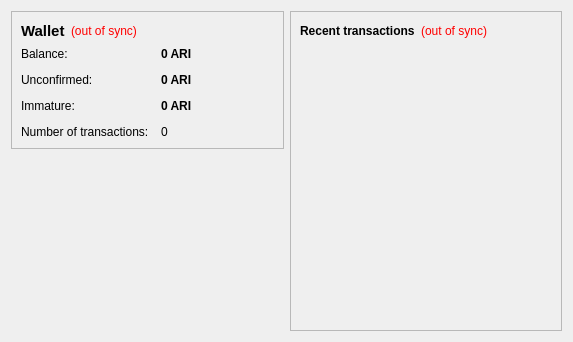
<?xml version="1.0" encoding="UTF-8"?>
<ui version="4.0">
 <class>OverviewPage</class>
 <widget class="QWidget" name="OverviewPage">
  <property name="geometry">
   <rect>
    <x>0</x>
    <y>0</y>
    <width>573</width>
    <height>342</height>
   </rect>
  </property>
  <property name="windowTitle">
   <string>Form</string>
  </property>
  <layout class="QHBoxLayout" name="horizontalLayout" stretch="1,1">
   <item>
    <layout class="QVBoxLayout" name="verticalLayout_2">
     <item>
      <widget class="QFrame" name="frame">
       <property name="frameShape">
        <enum>QFrame::StyledPanel</enum>
       </property>
       <property name="frameShadow">
        <enum>QFrame::Raised</enum>
       </property>
       <layout class="QVBoxLayout" name="verticalLayout_4">
        <item>
         <layout class="QHBoxLayout" name="horizontalLayout_4">
          <item>
           <widget class="QLabel" name="label_5">
            <property name="font">
             <font>
              <pointsize>11</pointsize>
              <weight>75</weight>
              <bold>true</bold>
             </font>
            </property>
            <property name="text">
             <string>Wallet</string>
            </property>
           </widget>
          </item>
          <item>
           <widget class="QLabel" name="labelWalletStatus">
            <property name="toolTip">
             <string>The displayed information may be out of date. Your wallet automatically synchronizes with the Aricoin network after a connection is established, but this process has not completed yet.</string>
            </property>
            <property name="styleSheet">
             <string notr="true">QLabel { color: red; }</string>
            </property>
            <property name="text">
             <string notr="true">(out of sync)</string>
            </property>
            <property name="alignment">
             <set>Qt::AlignLeading|Qt::AlignLeft|Qt::AlignVCenter</set>
            </property>
           </widget>
          </item>
          <item>
           <spacer name="horizontalSpacer_2">
            <property name="orientation">
             <enum>Qt::Horizontal</enum>
            </property>
            <property name="sizeHint" stdset="0">
             <size>
              <width>40</width>
              <height>20</height>
             </size>
            </property>
           </spacer>
          </item>
         </layout>
        </item>
        <item>
         <layout class="QFormLayout" name="formLayout_2">
          <property name="fieldGrowthPolicy">
           <enum>QFormLayout::AllNonFixedFieldsGrow</enum>
          </property>
          <property name="horizontalSpacing">
           <number>12</number>
          </property>
          <property name="verticalSpacing">
           <number>12</number>
          </property>
          <item row="0" column="0">
           <widget class="QLabel" name="label">
            <property name="text">
             <string>Balance:</string>
            </property>
           </widget>
          </item>
          <item row="0" column="1">
           <widget class="QLabel" name="labelBalance">
            <property name="font">
             <font>
              <weight>75</weight>
              <bold>true</bold>
             </font>
            </property>
            <property name="cursor">
             <cursorShape>IBeamCursor</cursorShape>
            </property>
            <property name="toolTip">
             <string>Your current balance</string>
            </property>
            <property name="text">
             <string notr="true">0 ARI</string>
            </property>
            <property name="textInteractionFlags">
             <set>Qt::LinksAccessibleByMouse|Qt::TextSelectableByKeyboard|Qt::TextSelectableByMouse</set>
            </property>
           </widget>
          </item>
          <item row="1" column="0">
           <widget class="QLabel" name="label_3">
            <property name="text">
             <string>Unconfirmed:</string>
            </property>
           </widget>
          </item>
          <item row="1" column="1">
           <widget class="QLabel" name="labelUnconfirmed">
            <property name="font">
             <font>
              <weight>75</weight>
              <bold>true</bold>
             </font>
            </property>
            <property name="cursor">
             <cursorShape>IBeamCursor</cursorShape>
            </property>
            <property name="toolTip">
             <string>Total of transactions that have yet to be confirmed, and do not yet count toward the current balance</string>
            </property>
            <property name="text">
             <string notr="true">0 ARI</string>
            </property>
            <property name="textInteractionFlags">
             <set>Qt::LinksAccessibleByMouse|Qt::TextSelectableByKeyboard|Qt::TextSelectableByMouse</set>
            </property>
           </widget>
          </item>
          <item row="3" column="0">
           <widget class="QLabel" name="label_2">
            <property name="text">
             <string>Number of transactions:</string>
            </property>
           </widget>
          </item>
          <item row="3" column="1">
           <widget class="QLabel" name="labelNumTransactions">
            <property name="toolTip">
             <string>Total number of transactions in wallet</string>
            </property>
            <property name="text">
             <string notr="true">0</string>
            </property>
           </widget>
          </item>
          <item row="2" column="0">
           <widget class="QLabel" name="labelImmatureText">
            <property name="text">
             <string>Immature:</string>
            </property>
           </widget>
          </item>
          <item row="2" column="1">
           <widget class="QLabel" name="labelImmature">
            <property name="font">
             <font>
              <weight>75</weight>
              <bold>true</bold>
             </font>
            </property>
            <property name="toolTip">
             <string>Mined balance that has not yet matured</string>
            </property>
            <property name="text">
             <string notr="true">0 ARI</string>
            </property>
            <property name="textInteractionFlags">
             <set>Qt::LinksAccessibleByMouse|Qt::TextSelectableByKeyboard|Qt::TextSelectableByMouse</set>
            </property>
           </widget>
          </item>
         </layout>
        </item>
       </layout>
      </widget>
     </item>
     <item>
      <spacer name="verticalSpacer">
       <property name="orientation">
        <enum>Qt::Vertical</enum>
       </property>
       <property name="sizeHint" stdset="0">
        <size>
         <width>20</width>
         <height>40</height>
        </size>
       </property>
      </spacer>
     </item>
     <item>
      <widget class="QLabel" name="label_6">
       <property name="text">
        <string/>
       </property>
       <property name="pixmap">
        <pixmap resource="../bitcoin.qrc">:/images/backg</pixmap>
       </property>
       <property name="scaledContents">
        <bool>false</bool>
       </property>
       <property name="alignment">
        <set>Qt::AlignCenter</set>
       </property>
       <property name="margin">
        <number>-2</number>
       </property>
      </widget>
     </item>
    </layout>
   </item>
   <item>
    <layout class="QVBoxLayout" name="verticalLayout_3">
     <item>
      <widget class="QFrame" name="frame_2">
       <property name="frameShape">
        <enum>QFrame::StyledPanel</enum>
       </property>
       <property name="frameShadow">
        <enum>QFrame::Raised</enum>
       </property>
       <layout class="QVBoxLayout" name="verticalLayout">
        <item>
         <layout class="QHBoxLayout" name="horizontalLayout_2">
          <item>
           <widget class="QLabel" name="label_4">
            <property name="text">
             <string>&lt;b&gt;Recent transactions&lt;/b&gt;</string>
            </property>
           </widget>
          </item>
          <item>
           <widget class="QLabel" name="labelTransactionsStatus">
            <property name="toolTip">
             <string>The displayed information may be out of date. Your wallet automatically synchronizes with the Aricoin network after a connection is established, but this process has not completed yet.</string>
            </property>
            <property name="styleSheet">
             <string notr="true">QLabel { color: red; }</string>
            </property>
            <property name="text">
             <string notr="true">(out of sync)</string>
            </property>
            <property name="alignment">
             <set>Qt::AlignRight|Qt::AlignTrailing|Qt::AlignVCenter</set>
            </property>
           </widget>
          </item>
          <item>
           <spacer name="horizontalSpacer">
            <property name="orientation">
             <enum>Qt::Horizontal</enum>
            </property>
            <property name="sizeHint" stdset="0">
             <size>
              <width>40</width>
              <height>20</height>
             </size>
            </property>
           </spacer>
          </item>
         </layout>
        </item>
        <item>
         <widget class="QListView" name="listTransactions">
          <property name="styleSheet">
           <string notr="true">QListView { background: transparent; }</string>
          </property>
          <property name="frameShape">
           <enum>QFrame::NoFrame</enum>
          </property>
          <property name="verticalScrollBarPolicy">
           <enum>Qt::ScrollBarAlwaysOff</enum>
          </property>
          <property name="horizontalScrollBarPolicy">
           <enum>Qt::ScrollBarAlwaysOff</enum>
          </property>
          <property name="selectionMode">
           <enum>QAbstractItemView::NoSelection</enum>
          </property>
         </widget>
        </item>
       </layout>
      </widget>
     </item>
    </layout>
   </item>
  </layout>
 </widget>
 <resources>
  <include location="../bitcoin.qrc"/>
 </resources>
 <connections/>
</ui>
